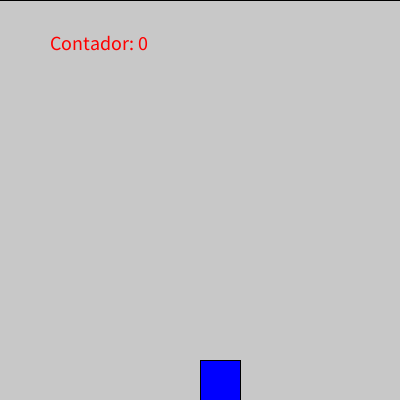
Frame 1 (no input)
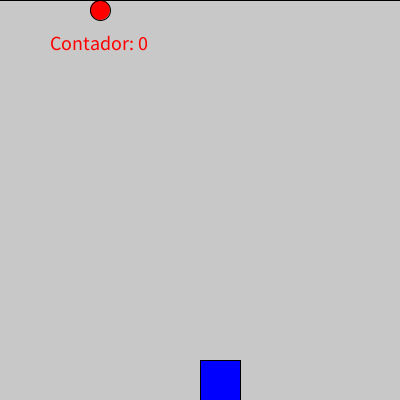
Frame 60 (the mouse pressed at the canvas centre just before this capture)
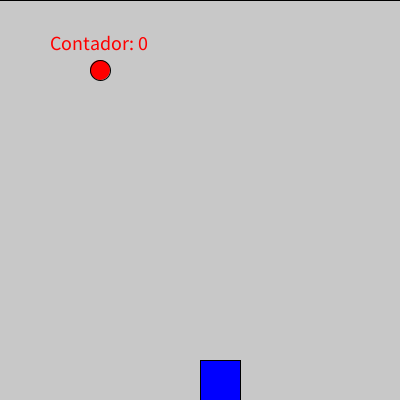
Frame 120 (the mouse held since frame 60 and released just before this capture)

The Processing sketch that drew these frames (run headless with seeded random() and noise(); from frame 60 on, the mouse is pressed at the canvas centre):

// Processing sketch: atrapaCocos
// ── atrapaCocos.pde
color colorJugador = color(0, 0, 255);
color colorTexto = color(255, 0, 0);
color colorEnemigo = color(255, 0, 0);
int tam = 40;
Juego juego;

void setup(){
  size(400, 400);
  juego = new Juego();
  juego.inicializarEnemigos();
}

void draw(){
  background(200);
  juego.aJugar();
}

void keyPressed(){
  if(keyCode == LEFT){  //si se presiona la tecla izquierda, el jugador se moverá hacia la izquierda
    juego.jugador.moverIzq();
  }
  if(keyCode == RIGHT){ //si se presiona la tecla derecha, el jugador se moverá hacia la derecha
    juego.jugador.moverDcha();
  }
}

// ── Contador.pde
class Contador{
  String textoEnPantalla;
  int posX;
  int posY;
  int cantidadDeEllipsesAtrapadas;
  color colorTexto;
  int tamanioTexto;
  
  Contador(int posX, int posY, color colorTexto, int tamanioTexto){
    this.textoEnPantalla = "Contador: ";
    this.cantidadDeEllipsesAtrapadas = 0;
    this.posX = posX;
    this.posY = posY;
    this.colorTexto = colorTexto;
    this.tamanioTexto = tamanioTexto;
  }
  
  void dibujate(){
    textSize(this.tamanioTexto);
    fill(this.colorTexto);
    text(this.textoEnPantalla + this.cantidadDeEllipsesAtrapadas, this.posX, this.posY);
  }
    
  void incrementarse(){
    this.cantidadDeEllipsesAtrapadas++;
  }
}

// ── Enemigo.pde
class Enemigo{
  color colorEllipse;
  int posX;
  int posY;
  int ancho;
  int alto;
  
  Enemigo(int posX){
    this.colorEllipse = color(colorEnemigo);
    this.posY = 0;
    this.posX = posX;
    this.ancho = tam/2;
    this.alto = tam/2;
  }
    
  int getPosY(){
    return this.posY;
  }
  
  void setPosY(int nuevaPosY){
    this.posY = nuevaPosY;
  }
    
  void dibujate(){
    fill(colorEnemigo);
    ellipse(this.posX, this.posY, this.ancho, this.alto);
  }
  
  void descender(int velocidad){
    this.posY = this.posY + velocidad;
  }
}

// ── Juego.pde
class Juego{
  Jugador jugador;
  Enemigo [] enemigos;
  Techo techo;
  Contador contador;
  int cantidadDeEnemigos;
  int velocidad;
  
  Juego(){
    this.cantidadDeEnemigos = 10;
    this.jugador = new Jugador(colorJugador, width/2, 360, tam, tam);
    this.contador = new Contador(50, 50, colorTexto, 20);
    this.techo = new Techo();
    this.velocidad = 1;
    this.enemigos = new Enemigo[cantidadDeEnemigos];
    for(int i = 0; i < cantidadDeEnemigos; i++){
      this.enemigos[i] = new Enemigo(i*tam+tam/2);
    }
  }  
  
  void dibujate(){
    for(int i = 0; i < cantidadDeEnemigos; i++){
      this.enemigos[i].dibujate();
    }
    jugador.dibujate();
    techo.dibujate();
    contador.dibujate();
  }
  
  void inicializarEnemigos(){
    for(int i = 0; i < this.enemigos.length; i++){  
      this.enemigos[i].setPosY(this.generarPosicionAleatoria());         //se inicializa la posición en Y de los enemigos de forma aleatoria
    }
  }
  void aJugar(){
    this.dibujate();
    for(int i = 0; i < this.cantidadDeEnemigos; i++){
      this.enemigos[i].descender(this.velocidad);                  //las ellipses descienden segun la velocidad del juego
      if(this.enemigos[i].getPosY() >= height){                    //si la posición en Y de la ellipse llega al final de la pantalla
        this.enemigos[i].setPosY(this.generarPosicionAleatoria());      //se genera una nueva posición aleatoria para la ellipse
        this.techo.aplastarJugador();                              //el techo se incrementa en 1
      }
      if(dist(i*tam + tam/2, this.enemigos[i].getPosY(), this.jugador.posX + tam/2, width-tam + tam/2) < tam/2){ //si el jugador agarra la ellipse
        this.enemigos[i].setPosY(this.generarPosicionAleatoria());      //se genera una nueva posición aleatoria para la ellipse
        this.contador.incrementarse();                             //el contador se incrementa cada vez que se atrapa a un enemigo
    
        if(this.contador.cantidadDeEllipsesAtrapadas % 10 == 0){   //cuando el contador llega a 10/20/30 etc...        
          this.aumentarVelocidad();                                //la velocidad se incrementa en 1
        }
      }
    }  
  }
  
  void aumentarVelocidad(){
    this.velocidad++;
  }
  
  int generarPosicionAleatoria(){
    return round(random(-1000, this.techo.alto * tam));
  }
}

// ── Jugador.pde
class Jugador{
  color colorRect;
  int posX;
  int posY;
  int ancho;
  int alto;
  
  Jugador(color colorRect, int posX, int posY, int ancho, int alto){
    this.colorRect = colorRect;
    this.posX = posX;
    this.posY = posY;
    this.ancho = ancho;
    this.alto = alto;
  }
  
  void dibujate(){
    fill(this.colorRect);
    rect(this.posX, this.posY, this.ancho, this.alto);
  }
      
  void moverIzq(){
    if(keyCode == LEFT){  //si se presiona la tecla izquierda, el jugador se moverá hacia la izquierda
      posX = posX - ancho;
    }
  }
  void moverDcha(){
    if(keyCode == RIGHT){  //si se presiona la tecla derecha, el jugador se moverá hacia la derecha
      posX = posX + ancho;
    }
  }
}

// ── Techo.pde
class Techo{
  color colorTecho;
  int posX;
  int posY;
  int ancho;
  int alto;

  Techo(){
    this.colorTecho = color(0);
    this.posX = 0;
    this.posY = 0;
    this.ancho = width;
    this.alto = 0;
  } 
  
  void dibujate(){
    fill(this.colorTecho);
    rect(this.posX, this.posY, this.ancho, this.alto * tam);
  }
  
  void aplastarJugador(){
    this.alto++;
  }   
}
